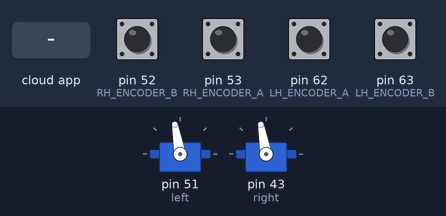
Recording of a sketch running on a simulated Arduino Mega 2560, built with avr-gcc and run on an emulated ATmega2560. Shown: 2 × servo. The inputs (shaded band) are chosen by the test bench; at power-on: pin 52 (RH_ENCODER_B), pin 53 (RH_ENCODER_A), pin 62 (LH_ENCODER_A), pin 63 (LH_ENCODER_B) HIGH. The ROS host is connected and sends only what is stated.

Above: at 1.2 s.
1.3 s: the phone or cloud app sets linear.x to -100
At 1.7 s:
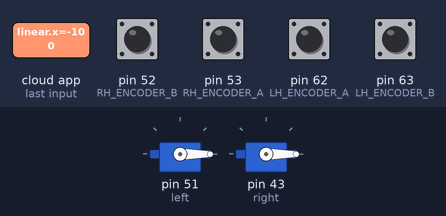
Timing chart, 0 to 4.3 s (numbered marks = the images above; inputs shaded):
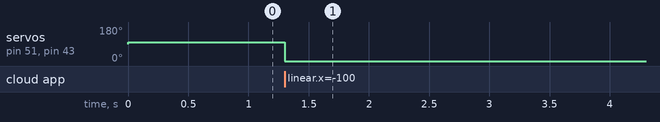

Measured:
- after the input at 1.3 s, servo on pin 51 (left), servo on pin 43 (right): 100° → 0° at once

The sketch:

innerLoop_tesla1.ino
```cpp
#include <Servo.h>
#include <math.h>
#include <ros.h>
#include <ros/time.h>
#include <tf/tf.h>
#include <tf/transform_broadcaster.h>
#include <nav_msgs/Odometry.h>
#include <geometry_msgs/Vector3.h>
#include <geometry_msgs/Vector3Stamped.h>
#include <geometry_msgs/Twist.h>
#include <std_msgs/Int8.h>
#include <Adafruit_Sensor.h>
#include <Adafruit_BNO055.h>
#include <utility/imumaths.h>

Servo left;  // create servo object to control right motor
Servo right; // create servo object to control left motor

unsigned long Time=0; // Starting time
unsigned long lastMilli = 0;
double td = 0.0095; // T = 0.01 sec (100 hz)
unsigned long sample_time= td*1000*0.1 ;

double wd ;    // Desired angular speed of COM about ICC(Instantaneous center of curvature)
double vd ;    // Desired longitudinal speed of center of mass

double wR;      // present angular speed of right motor
double wL;      // present angular speed of left motor
double wRp=0.0; // previous angular speed right motor
double wLp=0.0; // previous angular speed left motor
double wLn;     // average angular speed (wL + wLp)/2
double wRn;     // average angular speed (wR + wRp)/2

double CPR = 1024.0; // encoder counts per revolution
double LdVal = 0.0;
double RdVal = 0.0;
long Lcount; // Present Encoder value
long Rcount; // Present Encoder value
long Lcount_last=0; // Previous encoder value
long Rcount_last=0;   // Previous encoder value

double Radius = 0.04; // Change it (radius of wheel) 0.045
double Length = 0.32; // Change it (distance between wheels) 0.555 0.308

double wdr = 0;       // Desired angular speed of right wheel using wd & vd /  prefilter parameter x_{n+1}
double wdl = 0;       // Desired angular speed of left wheel using wd & vd  / prefilter parameter x_{n+1}
double wdr_p= 0.0;   // prefilter parameter x_{n} for right motor
double wdl_p= 0.0;   // prefilter parameter x_{n} for left motor
double wrf;       // prefilter parameter y_{n+1} for right motor
double wlf;       // prefilter parameter y_{n+1} for left motor
double wrf_p= 0.0;   // prefilter paramter y_{n} for right motor
double wlf_p= 0.0;   // prefilter parameter y_{n} for left motor'

double CR;       // Controller output y_{n+2} Right motor
double CR_p=0.0;   // Controller output y_{n+1} Right motor
double CR_pp=0.0;  // Controller output y_{n}   Right motor
double CR_ppp=0.0;
double CR_pppp=0.0;
double CL;       // Controller output y_{n+2} Left motor
double CL_p=0.0;   // Controller output y_{n+1} Left motor
double CL_pp=0.0;  // Controller output y_{n}   Left motor
double CL_ppp=0.0;
double CL_pppp=0.0;

double Lerror;   // Lerror = wlf(output of prefilter/ reference speed) - wLn.....or... Controller input x_{n+2}
double Lerror_p = 0.0; // Controller input x_{n+1}
double Lerror_pp = 0.0; // Controller input x_{n}
double Lerror_ppp = 0.0;
double Lk = 0.0;
double Rerror;   // Rerror = wrf(output of prefilter/ reference speed) - wRn....or.....Controller input x_{n+2}
double Rerror_p = 0.0; // Controller input x_{n+1}
double Rerror_pp = 0.0; // Controller input x_{n}
double Rerror_ppp = 0.0;
double Rk = 0.0;

double Lx = 0.0; // left - integrator anti-windup
double Rx = 0.0; // right - integrator anti-windup

double PWMR; // Controller output for right motor
double PWML; // Controller output for left motor
int val; // input to the motors

double A ;          // Controller gain kp of K = (kp + ki/s) * (100/(s+100))
double B ;          // Controller gain ki
double C ;          // Controller gain kp of K = (kp + ki/s) * (100/(s+100))
double Kp = 0.5; double Ki; double Kd; long long EN; long long DE; long long DE1;
double ta = 1/1260;
double Po = 0.0; double scale;
double g = 1.0; double z;         // Controller gain ki
double alpha = 200.0;  // Roll off parameter alpha
double h ;    //  prefilter parameter z = ki/kp obtained from K = (g(s+z)/s)*(100/(s+100))
// for PD controller double b1; double b0; double c1; double c0; double A;


// Subscriber call back to /cmd_vel
void twist_message_cmd(const geometry_msgs::Twist& msg)
{
  wdr = msg.linear.x  ;
  wdl = msg.angular.x ;
  //wdl = wdr;
  //if (wdr == 0) g = 0.0;
  //else g = 1.0;
  g = msg.linear.z;
  //z = msg.angular.z;
}


// Node handle
ros::NodeHandle arduino_nh ;

//geometry_msgs::Twist msg ;
//geometry_msgs::Vector3Stamped rpm_msg;
geometry_msgs::Twist rpm_msg ;


// Publisher of the right and left wheel angular velocities
//ros::Publisher pub("robot_2/arduino_vel", &rpm_msg); // Add robot_*
ros::Publisher pub("arduino_vel", &rpm_msg);

// Subscriber of the reference velocities coming from the outerloop
ros::Subscriber<geometry_msgs::Twist> sub("cmd_vel", &twist_message_cmd );
//ros::Subscriber<std_msgs::Int8> sub2("emergency_stop", &callBack );


// Left Encoder
#define LH_ENCODER_A PK0 //  pin A8 (PCINT16)
#define LH_ENCODER_B PK1 //  pin A9 (PCINT17)
static long left_ticks = 0L;
volatile bool LeftEncoderBSet ;

// Right Encoder
#define RH_ENCODER_A PB0  // Digital pin 53 (PCINT 0)
#define RH_ENCODER_B PB1  // Digital pin 52 (PCINT 1)
static long right_ticks = 0L;
volatile bool RightEncoderBSet ;

#define LEFT  0
#define RIGHT 1

static const int8_t ENC_STATES [] = {0,1,-1,0,-1,0,0,1,1,0,0,-1,0,-1,1,0}; //encoder lookup table

/* Interrupt routine for LEFT encoder, taking care of actual counting */
ISR (PCINT2_vect) // pin change interrupts for port K (A8,A9)
{
  static uint8_t enc_last=0;
  enc_last <<=2; //shift previous state two places
  enc_last |= (PINK & (3 << 0)) >> 0 ;
  left_ticks -= ENC_STATES[(enc_last & 0x0f)]; // changed from -ve to +ve after interchanging the M1A and M1B wires
}

/* Interrupt routine for RIGHT encoder, taking care of actual counting */
ISR (PCINT0_vect) // pin change interrupts for port J (Digital pin 14,15)
{
  static uint8_t enc_last=0;
  enc_last <<=2; //shift previous state two places
  enc_last |= (PINB & (3 << 0)) >> 0 ;
  right_ticks -= ENC_STATES[(enc_last & 0x0f)]; // changed from -ve to +ve after interchanging the M1A and M1B wires
}

void SetupEncoders()
{
  // Initializing the encoder pins as input pins

  // set as inputs DDRD(pins 0-7) , DDRC(A0-A5)
  // (The Port D Data Direction Register - read/write)
  DDRK &= ~(1<<LH_ENCODER_A); // PK0 pin A8
  DDRK &= ~(1<<LH_ENCODER_B); // PK1 pin A9
  DDRB &= ~(1<<RH_ENCODER_A); // Digital pin 53 (PB0)
  DDRB &= ~(1<<RH_ENCODER_B); // Digital pin 52 (PB1)

  /* Pin to interrupt map:
   * D0-D7 = PCINT 16-23 = PCIR2 = PD = PCIE2 = pcmsk2
   * D8-D13 = PCINT 0-5 = PCIR0 = PB = PCIE0 = pcmsk0
   * A0-A5 (D14-D19) = PCINT 8-13 = PCIR1 = PC = PCIE1 = pcmsk1
  */

  /*
     For Atmega 2560 pin change interrupt enable flags
     PCIE2 : PCINT23-16
     PCIE1 : PCINT15-8
     PCIE0 : PCINT7-0
  */

  // tell pin change mask to listen to left encoder pins and right pins
  PCMSK2 |= (1 << LH_ENCODER_A)|(1 << LH_ENCODER_B);
  PCMSK0 |= (1 << RH_ENCODER_A)|(1 << RH_ENCODER_B);

  // enable PCINT1 and PCINT2 interrupt in the general interrupt mask
  // the Pin Change Interrupt Enable flags have to be set in the PCICR register. These are bits PCIE0, PCIE1 and PCIE2 for the groups of pins PCINT7..0, PCINT14..8 and PCINT23..16 respectively
  PCICR |= (1 << PCIE0) | (1 << PCIE2);
  //PCICR |= (1 << PCIE2) ;
}


void setup() {
  // put your setup code here, to run once:
  Serial.begin(115200);

  // initialize the encoders
  SetupEncoders();

  // attach servo to pin 51,11
  left.attach(51);
  right.attach(43);

  // Arduino node
  arduino_nh.initNode() ;

  //broadcaster.init(arduino_nh) ; //added

  arduino_nh.getHardware()->setBaud(115200);
  arduino_nh.advertise(pub); // setting up subscriptions
  arduino_nh.subscribe(sub); // setting up publications

}

void loop() {

  if (millis() - Time > sample_time)
    {
      Time = millis() ;

      // Update Motors with corresponding speed and send speed values through serial port

     Update_Motors(vd, wd);
     publish_data();
     arduino_nh.spinOnce();

    }

}

// UPDATE MOTORS
void Update_Motors(double vd, double wd)
{

  //Prefilter
  wrf = ( (td*h)*wdr + (td*h)*wdr_p - (td*h - 2)*wrf_p )/(2 + td*h);
  wlf = ( (td*h)*wdl + (td*h)*wdl_p - (td*h - 2)*wlf_p )/(2 + td*h);
  wrf_p = wrf;
  wlf_p = wlf;
  wdr_p = wdr;
  wdl_p = wdl;


  // Encoder counts
  Lcount = left_ticks ;
  Rcount = right_ticks ;
  LdVal = (double) -(Rcount - Rcount_last)/(td) ; // Counts per second // simple interchagne to match notation
  RdVal = (double) (Lcount - Lcount_last)/(td) ; // Counts per second // simple interchagne to match notation
  Lcount_last = Lcount;
  Rcount_last = Rcount;

  // Present angular velocities
  wL = (LdVal/CPR)*(2*3.14159) ; // rads/sec
  wR = (RdVal/CPR)*(2*3.14159) ; // rads/sec

  wLn = (wL + wLp)/2.0;  // avg with previous values to make it even smoother
  wRn = (wR + wRp)/2.0;

  wLp = wL; // saving present angular velocities to be used in the next loop
  wRp  = wR; // saving present angular velocities to be used in the next loop

  // I saw in the trial runs that if I don't use prefilter, the movement is very jerky !! So always use prefilter.
  Rerror = wdr - wRn ; // error (ref - present) pre-fileter not included now
  Lerror = wdl - wLn ; // error (ref - present)

  // Inner loop controller PID

CL = CL_p + 0.259*Lerror - 0.2166*Lerror_p;

CR = CR_p + 0.259*Rerror - 0.2166*Rerror_p;


  CL_pppp = CL_ppp;
  CL_ppp = CL_pp;
  CL_pp = CL_p;

  CR_pppp = CR_ppp;
  CR_ppp = CR_pp;
  CR_pp = CR_p;

  Lerror_ppp = Lerror_pp;
  Lerror_pp = Lerror_p;
  Lerror_p = Lerror;
  Rerror_ppp = Rerror_pp;
  Rerror_pp = Rerror_p;
  Rerror_p = Rerror;

  if (CL < 0) CL = 0;
  if (CL > 100) CL = 100;
  if (CR < 0) CR = 0;
  if (CR > 100) CR = 100;

  CL_p = CL;
  CR_p = CR;

  CL = CL + 1570;
  CR = CR + 1570;
  left.writeMicroseconds(CL*g);
  right.writeMicroseconds(CR*g);


}

void publish_data(){

  rpm_msg.linear.x = wRn;//rigt_angularVelocity;
  rpm_msg.linear.y = wLn;//right_angularVelocity;
  rpm_msg.linear.z =  Time;
  rpm_msg.angular.x = CL;
  rpm_msg.angular.y = CR;
  rpm_msg.angular.z = g;
  pub.publish(&rpm_msg);
  //Serial.println(Time);

}


/*
 for(int i=640;i<2060;i++){
    myservo.writeMicroseconds(i);
    val = i;
    delay(15);
    Lcount = left_ticks ;
  Rcount = right_ticks ;
  LdVal = (double) (Lcount - Lcount_last)/(td) ; // Counts per second // td not clear
  RdVal = (double) (Rcount - Rcount_last)/(td) ; // Counts per second // td not clear
  Lcount_last = Lcount;
  Rcount_last = Rcount;

  // Present angular velocities
  wL = (LdVal/CPR)*60;//*(2*3.14159) ; // rads/sec
  wR = (RdVal/CPR)*60;//*(2*3.14159) ; // rads/sec

  wLn = (wL + wLp)/2.0;  // avg with previous values to make it even smoother
  wRn = (wR + wRp)/2.0;

  wLp = wL; // saving present angular velocities to be used in the next loop
  wRp  = wR; // saving present angular velocities to be used in the next loop
    publish_data();
  }

  for(int i = 2060;i>640;i--){
    val = i;
    myservo.writeMicroseconds(i);
    delay(15);
    Lcount = left_ticks ;
  Rcount = right_ticks ;
  LdVal = (double) (Lcount - Lcount_last)/(td) ; // Counts per second // td not clear
  RdVal = (double) (Rcount - Rcount_last)/(td) ; // Counts per second // td not clear
  Lcount_last = Lcount;
  Rcount_last = Rcount;

  // Present angular velocities
  wL = (LdVal/CPR)*60;//*(2*3.14159) ; // rads/sec
  wR = (RdVal/CPR)*60;//*(2*3.14159) ; // rads/sec

  wLn = (wL + wLp)/2.0;  // avg with previous values to make it even smoother
  wRn = (wR + wRp)/2.0;

  wLp = wL; // saving present angular velocities to be used in the next loop
  wRp  = wR; // saving present angular velocities to be used in the next loop
    publish_data();
  }
 */
```
